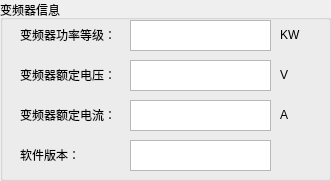
   <widget class="QGroupBox" name="groupBox_11">
    <property name="geometry">
     <rect>
      <x>650</x>
      <y>220</y>
      <width>331</width>
      <height>181</height>
     </rect>
    </property>
    <property name="title">
     <string>变频器信息</string>
    </property>
    <widget class="QLabel" name="s1__lb_68">
     <property name="geometry">
      <rect>
       <x>20</x>
       <y>20</y>
       <width>108</width>
       <height>29</height>
      </rect>
     </property>
     <property name="text">
      <string>变频器功率等级：</string>
     </property>
    </widget>
    <widget class="QTextBrowser" name="powerLevel">
     <property name="geometry">
      <rect>
       <x>130</x>
       <y>20</y>
       <width>141</width>
       <height>31</height>
      </rect>
     </property>
     <property name="html">
      <string>&lt;!DOCTYPE HTML PUBLIC &quot;-//W3C//DTD HTML 4.0//EN&quot; &quot;http://www.w3.org/TR/REC-html40/strict.dtd&quot;&gt;
&lt;html&gt;&lt;head&gt;&lt;meta name=&quot;qrichtext&quot; content=&quot;1&quot; /&gt;&lt;style type=&quot;text/css&quot;&gt;
p, li { white-space: pre-wrap; }
&lt;/style&gt;&lt;/head&gt;&lt;body style=&quot; font-family:'SimSun'; font-size:9pt; font-weight:400; font-style:normal;&quot;&gt;
&lt;p style=&quot;-qt-paragraph-type:empty; margin-top:0px; margin-bottom:0px; margin-left:0px; margin-right:0px; -qt-block-indent:0; text-indent:0px;&quot;&gt;&lt;br /&gt;&lt;/p&gt;&lt;/body&gt;&lt;/html&gt;</string>
     </property>
    </widget>
    <widget class="QLabel" name="dw_49">
     <property name="geometry">
      <rect>
       <x>280</x>
       <y>20</y>
       <width>41</width>
       <height>29</height>
      </rect>
     </property>
     <property name="text">
      <string>KW</string>
     </property>
    </widget>
    <widget class="QLabel" name="s1__lb_69">
     <property name="geometry">
      <rect>
       <x>20</x>
       <y>60</y>
       <width>108</width>
       <height>29</height>
      </rect>
     </property>
     <property name="text">
      <string>变频器额定电压：</string>
     </property>
    </widget>
    <widget class="QTextBrowser" name="voltLevel">
     <property name="geometry">
      <rect>
       <x>130</x>
       <y>60</y>
       <width>141</width>
       <height>31</height>
      </rect>
     </property>
     <property name="html">
      <string>&lt;!DOCTYPE HTML PUBLIC &quot;-//W3C//DTD HTML 4.0//EN&quot; &quot;http://www.w3.org/TR/REC-html40/strict.dtd&quot;&gt;
&lt;html&gt;&lt;head&gt;&lt;meta name=&quot;qrichtext&quot; content=&quot;1&quot; /&gt;&lt;style type=&quot;text/css&quot;&gt;
p, li { white-space: pre-wrap; }
&lt;/style&gt;&lt;/head&gt;&lt;body style=&quot; font-family:'SimSun'; font-size:9pt; font-weight:400; font-style:normal;&quot;&gt;
&lt;p style=&quot;-qt-paragraph-type:empty; margin-top:0px; margin-bottom:0px; margin-left:0px; margin-right:0px; -qt-block-indent:0; text-indent:0px;&quot;&gt;&lt;br /&gt;&lt;/p&gt;&lt;/body&gt;&lt;/html&gt;</string>
     </property>
    </widget>
    <widget class="QLabel" name="dw_50">
     <property name="geometry">
      <rect>
       <x>280</x>
       <y>60</y>
       <width>41</width>
       <height>29</height>
      </rect>
     </property>
     <property name="text">
      <string>V</string>
     </property>
    </widget>
    <widget class="QLabel" name="s1__lb_70">
     <property name="geometry">
      <rect>
       <x>20</x>
       <y>100</y>
       <width>108</width>
       <height>29</height>
      </rect>
     </property>
     <property name="text">
      <string>变频器额定电流：</string>
     </property>
    </widget>
    <widget class="QTextBrowser" name="curLevel">
     <property name="geometry">
      <rect>
       <x>130</x>
       <y>100</y>
       <width>141</width>
       <height>31</height>
      </rect>
     </property>
     <property name="html">
      <string>&lt;!DOCTYPE HTML PUBLIC &quot;-//W3C//DTD HTML 4.0//EN&quot; &quot;http://www.w3.org/TR/REC-html40/strict.dtd&quot;&gt;
&lt;html&gt;&lt;head&gt;&lt;meta name=&quot;qrichtext&quot; content=&quot;1&quot; /&gt;&lt;style type=&quot;text/css&quot;&gt;
p, li { white-space: pre-wrap; }
&lt;/style&gt;&lt;/head&gt;&lt;body style=&quot; font-family:'SimSun'; font-size:9pt; font-weight:400; font-style:normal;&quot;&gt;
&lt;p style=&quot;-qt-paragraph-type:empty; margin-top:0px; margin-bottom:0px; margin-left:0px; margin-right:0px; -qt-block-indent:0; text-indent:0px;&quot;&gt;&lt;br /&gt;&lt;/p&gt;&lt;/body&gt;&lt;/html&gt;</string>
     </property>
    </widget>
    <widget class="QLabel" name="dw_51">
     <property name="geometry">
      <rect>
       <x>280</x>
       <y>100</y>
       <width>41</width>
       <height>29</height>
      </rect>
     </property>
     <property name="text">
      <string>A</string>
     </property>
    </widget>
    <widget class="QLabel" name="s1__lb_71">
     <property name="geometry">
      <rect>
       <x>20</x>
       <y>140</y>
       <width>108</width>
       <height>29</height>
      </rect>
     </property>
     <property name="text">
      <string>软件版本：</string>
     </property>
    </widget>
    <widget class="QTextBrowser" name="version">
     <property name="geometry">
      <rect>
       <x>130</x>
       <y>140</y>
       <width>141</width>
       <height>31</height>
      </rect>
     </property>
     <property name="html">
      <string>&lt;!DOCTYPE HTML PUBLIC &quot;-//W3C//DTD HTML 4.0//EN&quot; &quot;http://www.w3.org/TR/REC-html40/strict.dtd&quot;&gt;
&lt;html&gt;&lt;head&gt;&lt;meta name=&quot;qrichtext&quot; content=&quot;1&quot; /&gt;&lt;style type=&quot;text/css&quot;&gt;
p, li { white-space: pre-wrap; }
&lt;/style&gt;&lt;/head&gt;&lt;body style=&quot; font-family:'SimSun'; font-size:9pt; font-weight:400; font-style:normal;&quot;&gt;
&lt;p style=&quot;-qt-paragraph-type:empty; margin-top:0px; margin-bottom:0px; margin-left:0px; margin-right:0px; -qt-block-indent:0; text-indent:0px;&quot;&gt;&lt;br /&gt;&lt;/p&gt;&lt;/body&gt;&lt;/html&gt;</string>
     </property>
    </widget>
   </widget>
